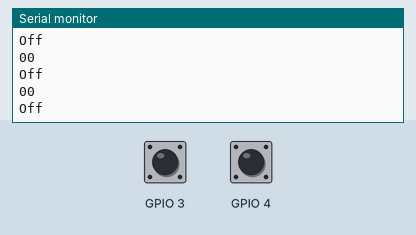
This sketch was run on a simulated ESP8266 (NodeMCU). Shown: the last lines printed to the serial monitor. The inputs (shaded band) are chosen by the test bench; at power-on: GPIO 3 HIGH, GPIO 4 HIGH.

Above: at 2.1 s.
2.2 s: GPIO 3 pulled LOW for 0.8 s
At 3.0 s:
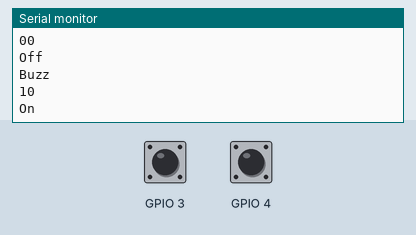
4.5 s: GPIO 4 pulled LOW for 0.8 s
At 5.0 s:
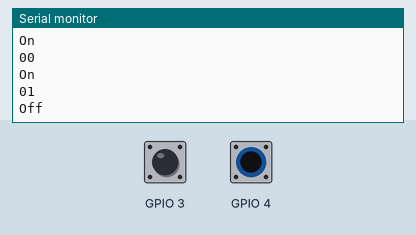
Timing chart, 0 to 7.5 s (numbered marks = the images above; inputs shaded):
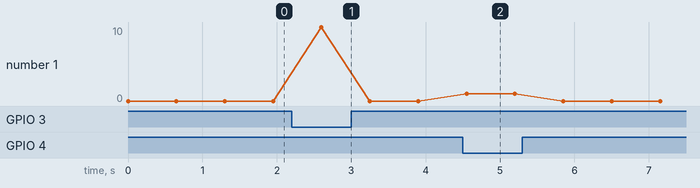

The sketch:

Arduino.ino
```cpp
#include "RCSwitch.h"
RCSwitch mySwitch = RCSwitch();

// The codes for turning the RF receiving device on and off (must be changed to your own device)
const char* ON_BITS = "000001010101010100110011";
const char* OFF_BITS = "000001010101010100111100";

long lastBuzz = 0;
bool ison = false;
long debugMS = 0;

// Set to true to enable demo mode (automatically toggling between on and off)
bool demo = false;

void setup() {

  // Enable serial
  Serial.begin(9600);

  // Set pin and pulselength for RF transmitter
  mySwitch.enableTransmit(2);
  mySwitch.setPulseLength(160);

  // Set pin for buzzer
  pinMode(3, INPUT_PULLUP);
  if(!demo){
    attachInterrupt(digitalPinToInterrupt(3), buzz, FALLING);
  }

  // Set pin for mode-button
  pinMode(4, INPUT_PULLUP);
}

void buzz(){
  if(millis()-lastBuzz>1000){
    bool hold = digitalRead(4)==LOW;
    if(!hold){
      Serial.println("Buzz");
      ison = !ison;
    }
  }
  lastBuzz = millis();
}

void loop() {
  bool down = digitalRead(3)==LOW;
  bool hold = digitalRead(4)==LOW;
  if(down){
    if(hold){
      Serial.println("11");
    }
    else{
      Serial.println("10");
    }
  }
  else{
    if(hold){
      Serial.println("01");
    }
    else{
      Serial.println("00");
    }
  }
  // If debug is enabled, toggle between active/inactive every 5 seconds
  if(demo){
    if(millis()-debugMS>5000)
    {
      debugMS = millis();
      ison = !ison;
    }
  }
  else{
    if(millis()>1000 && hold){
      ison = down;
    }
  }
  sendrf();
  delay(200);
}

void sendrf(){
  if(ison){
    on();
  }else{
    off();
  }
}

void on()
{
  Serial.println("On");
  mySwitch.send(ON_BITS);
}
void off()
{
  Serial.println("Off");
  mySwitch.send(OFF_BITS);
}
```

Measured:
- after the input at 2.2 s, the serial monitor: prints a new line at once (image 1)
- after the input at 4.5 s, the serial monitor: prints a new line after 0.05 s (image 2)
